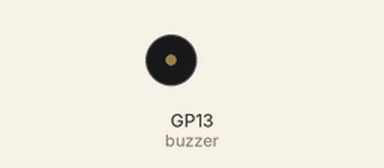
A program run on a simulated Raspberry Pi Pico running MicroPython. Parts: buzzer (waves = sounding). At 3.9 s the program stops and its outputs stay as they are.

Above: at 0.8 s.
At 3.65 s:
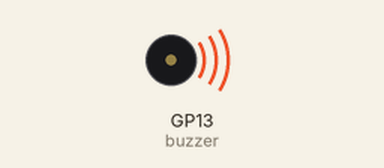
Timing chart, 0 to 5.2 s (numbered marks = the images above):
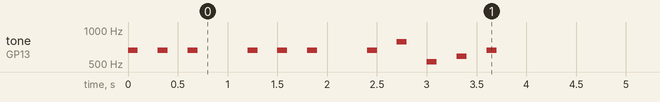

Measured:
- by itself, tone on GP13 (buzzer): plays 659 Hz for 0.10 s, 659 Hz for 0.10 s, 659 Hz for 0.10 s, 659 Hz for 0.10 s, 659 Hz for 0.10 s, 659 Hz for 0.10 s … (11 notes in this stretch)

The program:

code.py
```python
#today a little speaker was added to our pico H breadboard. We then learned how to control the speaker and how to minimise the code in order to get it to play songs.

from machine import Pin, PWM
import time

buzzer = PWM(Pin(13))

C = 523
D = 587
E = 659
G = 784

volume = 32768

def playtone(note,vol,delay1,delay2):
    buzzer.duty_u16(vol)
    buzzer.freq(note)
    time.sleep(delay1)
    buzzer.duty_u16(0)
    time.sleep(delay2)

playtone(E,volume,0.1,0.2)
playtone(E,volume,0.1,0.2)
playtone(E,volume,0.1,0.5)

playtone(E,volume,0.1,0.2)
playtone(E,volume,0.1,0.2)
playtone(E,volume,0.1,0.5)

playtone(E,volume,0.1,0.2)
playtone(G,volume,0.1,0.2)
playtone(C,volume,0.1,0.2)
playtone(D,volume,0.1,0.2)
playtone(E,volume,0.1,0.2)

buzzer.duty_u16(0)
```
